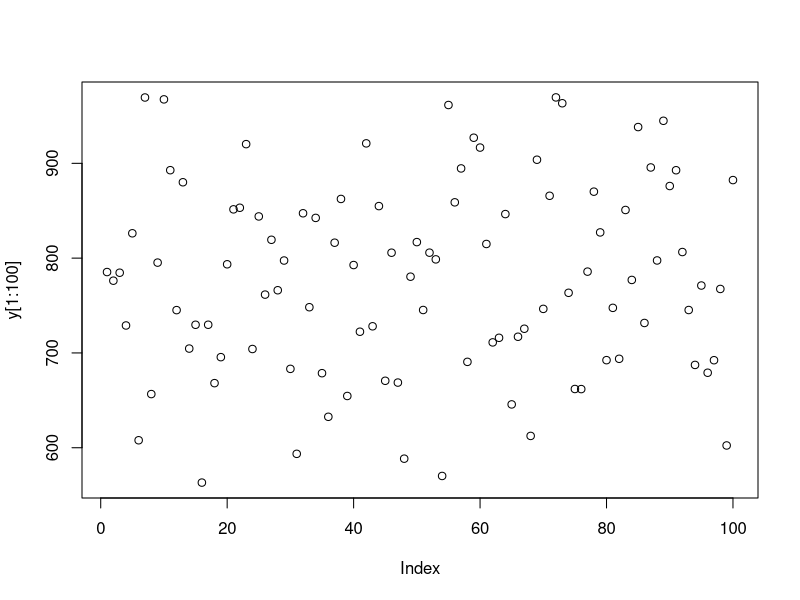
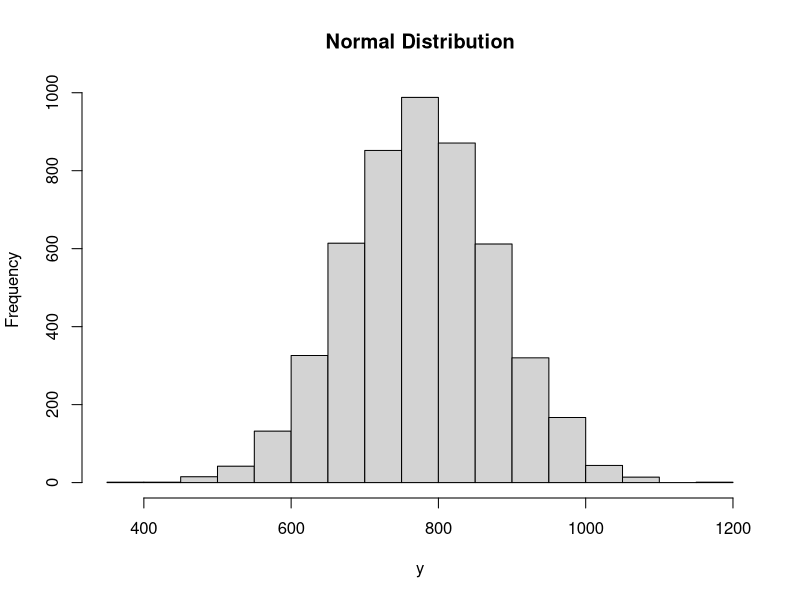

These charts were generated, in order, by the following R code:
# Create a sample of 5000 numbers which are normally distributed
# with mean of 777 and standard deviation of 100
# rnorm() is used to generate random numbers whose distribution is normal
y <- rnorm(5000, 777, 100)

# Give the chart file a name
png(file = "normal_dist_with_mean_and_sd.png")

# Verify the sample; plot first 100 samples
plot(y[1:100])

# Plot the histogram for this sample 'y'
hist(y, main = "Normal Distribution")

# Saves the file
dev.off()

# output: refer "normal_dist_with_mean_and_sd.png"
